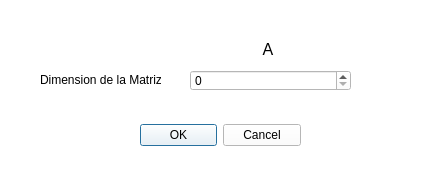
<?xml version="1.0" encoding="UTF-8"?>
<ui version="4.0">
 <class>VectInicial</class>
 <widget class="QMainWindow" name="VectInicial">
  <property name="geometry">
   <rect>
    <x>0</x>
    <y>0</y>
    <width>439</width>
    <height>176</height>
   </rect>
  </property>
  <property name="windowTitle">
   <string>MainWindow</string>
  </property>
  <property name="styleSheet">
   <string notr="true">background-color: rgb(255, 255, 255);</string>
  </property>
  <widget class="QWidget" name="centralwidget">
   <widget class="QLabel" name="Filas">
    <property name="geometry">
     <rect>
      <x>40</x>
      <y>70</y>
      <width>121</width>
      <height>20</height>
     </rect>
    </property>
    <property name="text">
     <string>Dimension de la Matriz:</string>
    </property>
   </widget>
   <widget class="QDialogButtonBox" name="buttonBox">
    <property name="geometry">
     <rect>
      <x>140</x>
      <y>120</y>
      <width>161</width>
      <height>31</height>
     </rect>
    </property>
    <property name="standardButtons">
     <set>QDialogButtonBox::Cancel|QDialogButtonBox::Ok</set>
    </property>
   </widget>
   <widget class="QSpinBox" name="NumeroFilasA">
    <property name="geometry">
     <rect>
      <x>190</x>
      <y>70</y>
      <width>161</width>
      <height>21</height>
     </rect>
    </property>
   </widget>
   <widget class="QLabel" name="label">
    <property name="geometry">
     <rect>
      <x>260</x>
      <y>40</y>
      <width>16</width>
      <height>19</height>
     </rect>
    </property>
    <property name="font">
     <font>
      <pointsize>12</pointsize>
     </font>
    </property>
    <property name="text">
     <string>A</string>
    </property>
    <property name="alignment">
     <set>Qt::AlignCenter</set>
    </property>
   </widget>
  </widget>
  <widget class="QStatusBar" name="statusbar"/>
 </widget>
 <resources/>
 <connections>
  <connection>
   <sender>buttonBox</sender>
   <signal>rejected()</signal>
   <receiver>VectInicial</receiver>
   <slot>close()</slot>
   <hints>
    <hint type="sourcelabel">
     <x>270</x>
     <y>155</y>
    </hint>
    <hint type="destinationlabel">
     <x>278</x>
     <y>99</y>
    </hint>
   </hints>
  </connection>
 </connections>
</ui>
